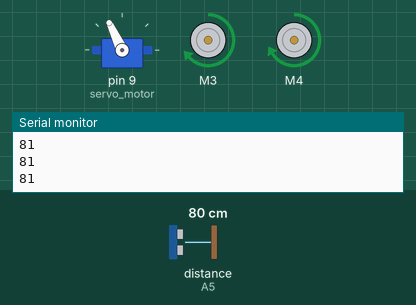
Recording of a sketch running on a simulated Arduino Uno, built with avr-gcc and run on an emulated ATmega328P. Shown: servo, 2 × DC motor (green arrow = forward, orange = backward, longer = faster), the last lines printed to the serial monitor. Inputs (shaded band) come from the test bench; at power-on: distance to the obstacle (sensor on A5) 80 cm. The echo pulse lasts 58.3 µs per cm.

Above: at 3.9 s.
4.0 s: distance to the obstacle (sensor on A5) set to 23 cm
5.5 s: distance to the obstacle (sensor on A5) set to 18 cm
At 7.1 s:
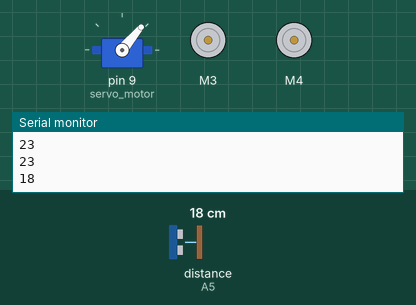
11.5 s: distance to the obstacle (sensor on A5) set to 35 cm
At 12.2 s:
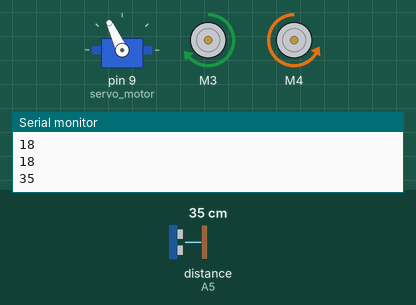
13.9 s: distance to the obstacle (sensor on A5) set to 2 cm
At 16.5 s:
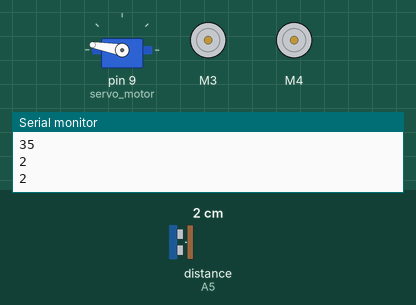
Timing chart, 0 to 17.9 s (numbered marks = the images above; inputs shaded):
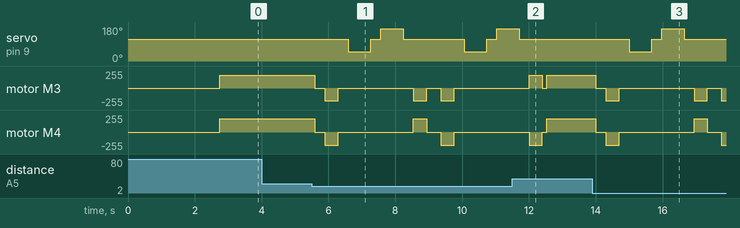

Measured:
- the behaviour switches between 21 and 20 cm on distance to the obstacle (sensor on A5) (found by bisection; images 0 and 1)
- after the input at 5.5 s, servo on pin 9 (servo_motor): 115° → 50° after 1.1 s, → 115° 0.67 s later, → 170° 0.30 s later, → 115° 0.67 s later, … (7 changes in this stretch); motor M3: goes stopped 0.30 s, backward 190/255 0.40 s, stopped 2.2 s, backward 190/255 0.40 s, stopped 0.42 s, backward 190/255 0.40 s, then stopped, starting after 0.09 s
- after the input at 11.5 s, servo on pin 9 (servo_motor): goes on until 11.7 s, then stays 115°
- after the input at 13.9 s, servo on pin 9 (servo_motor): 115° → 50° after 1.1 s, → 115° 0.67 s later, → 170° 0.30 s later, → 115° 0.67 s later; motor M3: goes stopped 0.30 s, backward 190/255 0.40 s, stopped 2.2 s, backward 190/255 0.40 s, stopped 0.42 s, then backward 190/255, starting after 0.10 s

The sketch:

vehiculoChassis_Carro_evasor_de_obstaculos_Febrero2019.ino
```cpp
// (licence header left out)
#include <AFMotor.h>
#include <Servo.h>
#include <NewPing.h>

//sensor pins
#define trig_pin A4 //analog input 1
#define echo_pin A5 //analog input 2

#define maximum_distance 200
boolean goesForward = false;
int distance = 100;

NewPing sonar(trig_pin, echo_pin, maximum_distance); //sensor function

AF_DCMotor motor3(3);
AF_DCMotor motor4(4);

// DC hobby servo
Servo servo_motor;
int j;

void setup() {
  Serial.begin(9600);           // set up Serial library at 9600 bps
  Serial.println("Motor test!");
  servo_motor.attach(9);
  servo_motor.write(115);
  // turn on motor
  motor3.setSpeed(190);
  motor3.run(RELEASE);
  motor4.setSpeed(200);
  motor4.run(RELEASE);

  delay(2000);
  distance = readPing();
  delay(100);
  distance = readPing();
  delay(100);
  distance = readPing();
  delay(100);
  distance = readPing();
  delay(100);


}

void loop()
{ // INICIO DEL LOOP

  int distanceRight = 0;
  int distanceLeft = 0;
  delay(50);

  if (distance <= 20){

    moveStop();
    delay(300);
    moveBackward();
    delay(400);
    moveStop();
    delay(300);
    distanceRight = lookRight();
    delay(300);
    distanceLeft = lookLeft();
    delay(300);

    if (distanceRight >= distanceLeft){
      turnRight();
      delay(400);
      moveStop();
//      Serial.println("Giro DERECHA!!");
    }
    else{
      turnLeft();
      delay(400);
      moveStop();
//      Serial.println("Giro IZQUIERDA!!");
    }
  }
  else{
    moveForward();
//    moveStop();
//    Serial.println("Adelante!!");

  }
    distance = readPing();
    Serial.println(distance);

} //FIN DEL LOOP


int lookRight(){
  servo_motor.write(50);
  delay(500);
  int distance = readPing();
  Serial.println(distance);
  delay(100);
  servo_motor.write(115);
  return distance;
}

int lookLeft(){
  servo_motor.write(170);
  delay(500);
  int distance = readPing();
  Serial.println(distance);
  delay(100);
  servo_motor.write(115);
  return distance;
  delay(100);
}

int readPing(){
  delay(70);
  int cm = sonar.ping_cm();
  if (cm==0){
    cm=250;
  }
  return cm;
}

void moveStop(){

    motor3.run(RELEASE);
    motor4.run(RELEASE);
}

void moveForward(){

  if(!goesForward){

    goesForward=true;

    motor3.run(FORWARD);
    motor4.run(FORWARD);
  }
}

void moveBackward(){

  goesForward=false;

    motor3.run(BACKWARD);
    motor4.run(BACKWARD);
/*
    delay(300);

    motor3.run(RELEASE);
    motor4.run(RELEASE);
*/
}

void turnRight(){

    motor3.run(BACKWARD);
    motor4.run(FORWARD);
/*
    delay(400);

    motor3.run(RELEASE);
    motor4.run(RELEASE);
*/
}

void turnLeft(){

    motor3.run(FORWARD);
    motor4.run(BACKWARD);
/*
    delay(400);

    motor3.run(RELEASE);
    motor4.run(RELEASE);
*/
}
```
